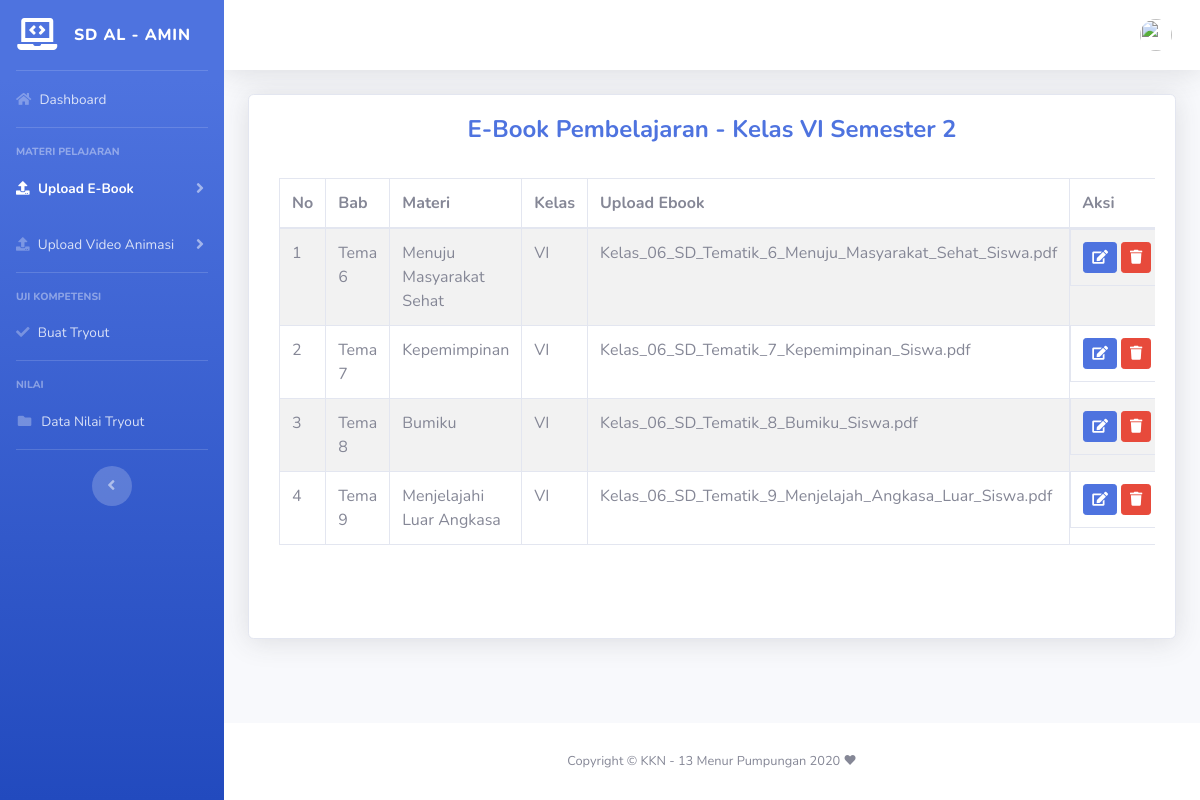
Page /index.php/core/daftar_ebook on the committed database.
### tables this page shows
CREATE TABLE `mapel` (
  `id` int(6) UNSIGNED NOT NULL,
  `bab` varchar(50) NOT NULL,
  `materi` varchar(30) NOT NULL,
  `kelas` varchar(30) DEFAULT NULL,
  `upload_ebook` varchar(100) NOT NULL
);

### application/controllers/core.php (called while the page is built, shortened)
<?php
class core extends CI_Controller {
	function __construct() {
	      $this->load->helper('url');
	      $this->load->library('session');
		  $this->load->model('mFetchListMapel');
		  $this->load->model('mFetchListTryout');
		  $this->load->model('mLoadDetailEbook');
		  $this->load->model('main');
	}
	public function daftar_ebook()
	{
		$data = array(
			'nama' => $this->session->userdata('nama'),
			'password' => $this->session->userdata('password'),
			'fetch_data' => $this->mFetchListMapel->fetch_data(),
			'title' => "Daftar Ebook Pembelajaran"
		);
		$this->load->view('templates/header', $data);
		$this->load->view('upload/sidebar_ebook', $data);
		$this->load->view('templates/topbar', $data);
		$this->load->view('upload/daftar_ebook', $data);
		$this->load->view('guru/modal_guru', $data);
		$this->load->view('templates/footer');
	}
}

### index.php (called while the page is built, shortened)
<?php
require_once BASEPATH.'core/CodeIgniter.php';

### application/models/mFetchListMapel.php (called while the page is built, shortened)
<?php
class mFetchListMapel extends CI_Model{
	function fetch_data()
	{
    	return $this->db->get('mapel');
	}
}

### application/views/upload/daftar_ebook.php (the view, shortened to what this page needs)
        <div class="container-fluid">
        <div class="row">
        <div class="col-xl-12 col-lg-7">
            <div class="card shadow mb-4">
            <div class="card-body"><center>
                <h4 class="m-0 font-weight-bold text-primary">E-Book Pembelajaran - Kelas VI Semester 2</h4><br>
<div class="card-body" style="padding:10px; overflow:auto; width:100%; height:450px;">
  <table class="table table-bordered table-striped" id="mydata">
  <thead>
    <tr>
      <th scope="col">No</th>
      <th scope="col">Bab</th>
      <th scope="col">Materi</th>
      <th scope="col">Kelas</th>
      <th scope="col">Upload Ebook</th>
      <th scope="col">Aksi</th>
    </tr>
  </thead>
  <tbody>
    <?php
    $no = 1;
    if ($fetch_data->num_rows() > 0)
    {
        foreach ($fetch_data->result() as $u)
        {
    ?>
    <tr>
      <td><?php echo $no++ ?></td>
      <td><?php echo $u->bab ?></td>
      <td><?php echo $u->materi ?></td>
      <td><?php echo $u->kelas ?></td>
      <td><?php echo $u->upload_ebook ?></td>
      <td style="display: inline-flex;"><button title="Edit" class="btn btn-sm btn-primary" data-toggle="modal" data-target="#modal_edit<?php echo $u->id;?>"><i class="fa fa-edit" style="color: white"></i></button>&nbsp;
        <form action="<?php echo base_url('operasi/delete_ebook') ?>" method="post">
          <button title="Hapus" class="btn btn-sm btn-danger" type="sumbit" name="hapus" value="<?php echo $u->id ?>"><i class="fa fa-trash" style="color: white"></i>
          </button>
        </form>
      </td>
    </tr>
    <?php
        }
    }
    else
    {
    ?>
      <tr>
        <td colspan="6">Belum Ada Ebook</td>
      </tr>
    <?php
    }
    ?>
  </tbody>
</table>
</div>
            </div>
            </div>
        </div>
        </div>
        </div>
      </div>
</body>
</html>

### rows in the picture
mapel: bab "Tema 6", materi "Menuju Masyarakat Sehat", kelas "VI", upload_ebook "Kelas_06_SD_Tematik_6_Menuju_Masyarakat_Sehat_Siswa.pdf"
mapel: bab "Tema 7", materi "Kepemimpinan", kelas "VI", upload_ebook "Kelas_06_SD_Tematik_7_Kepemimpinan_Siswa.pdf"
mapel: bab "Tema 8", materi "Bumiku", kelas "VI", upload_ebook "Kelas_06_SD_Tematik_8_Bumiku_Siswa.pdf"
mapel: bab "Tema 9", materi "Menjelajahi Luar Angkasa", kelas "VI", upload_ebook "Kelas_06_SD_Tematik_9_Menjelajah_Angkasa_Luar_Siswa.pdf"
